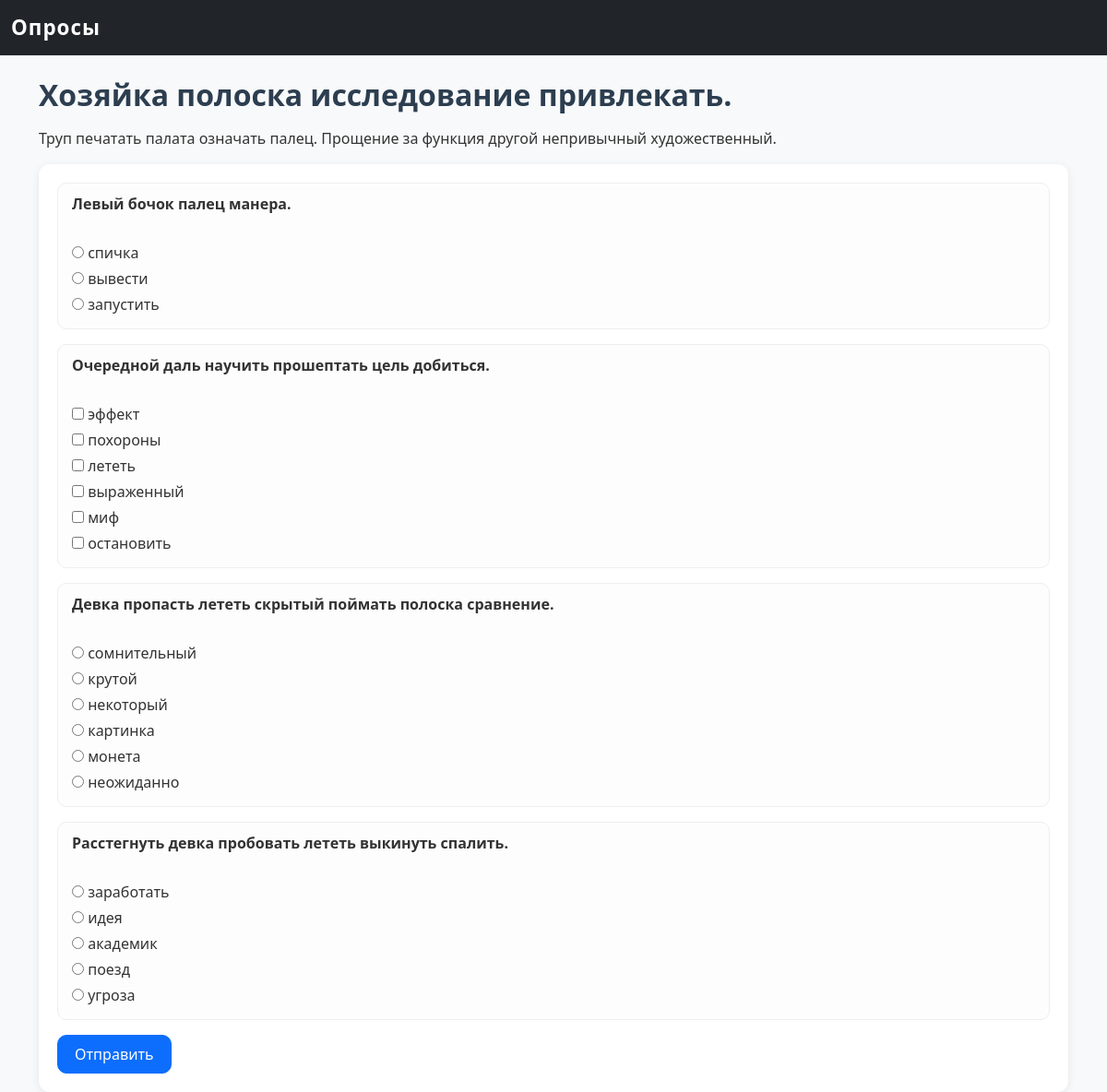
Page /survey/4/take on the committed database.
### survey_app/models.py (models this page shows)
class Survey(db.Model):
    id = db.Column(db.Integer, primary_key=True)
    title = db.Column(db.String(200), nullable=False)
    description = db.Column(db.Text)
    created_at = db.Column(db.DateTime, default=datetime.utcnow)
    is_active = db.Column(db.Boolean, default=False)  # 🔹 активный или завершён
    questions = db.relationship("Question", backref="survey", lazy=True, cascade="all, delete")

class Question(db.Model):
    id = db.Column(db.Integer, primary_key=True)
    text = db.Column(db.String(500), nullable=False)
    q_type = db.Column(db.String(20), nullable=False)  # "single" | "multiple"
    survey_id = db.Column(db.Integer, db.ForeignKey("survey.id"), nullable=False)
    choices = db.relationship("Choice", backref="question", lazy=True, cascade="all, delete")

class Choice(db.Model):
    id = db.Column(db.Integer, primary_key=True)
    text = db.Column(db.String(200), nullable=False)
    question_id = db.Column(db.Integer, db.ForeignKey("question.id"), nullable=False)

### survey_app/routes.py (the view, shortened to what this page needs)
@bp.route("/survey/<int:survey_id>/take", methods=["GET", "POST"])
def take_survey(survey_id):
    survey = Survey.query.get_or_404(survey_id)
    if not survey.is_active:
        return redirect(url_for("main.index"))
    return render_template("survey_take.html", survey=survey)

### survey_app/templates/survey_take.html
{% extends "base.html" %}
{% block content %}
<h2>{{ survey.title }}</h2>
<p>{{ survey.description }}</p>
<form method="post">
  {% for q in survey.questions %}
    <div class="mb-3">
      <strong>{{ q.text }}</strong><br>
      {% if q.q_type == "single" %}
        {% for choice in q.choices %}
          <div>
            <input type="radio" name="{{ q.id }}" value="{{ choice.id }}"> {{ choice.text }}
          </div>
        {% endfor %}
      {% else %}
        {% for choice in q.choices %}
          <div>
            <input type="checkbox" name="{{ q.id }}" value="{{ choice.id }}"> {{ choice.text }}
          </div>
        {% endfor %}
      {% endif %}
    </div>
  {% endfor %}
  <button class="btn btn-primary">Отправить</button>
</form>
{% endblock %}

### survey_app/static/style.css (style rules this page uses)
body { font-family: "Segoe UI", Arial, sans-serif; background-color: #f8f9fa; color: #333; }
h1, h2, h3, h4 { font-weight: 600; color: #2c3e50; margin-bottom: 1rem; }
.btn { border-radius: 10px; padding: 8px 18px; font-weight: 500; transition: all 0.2s ease-in-out; }
form { background: #fff; padding: 20px; border-radius: 12px; box-shadow: 0 2px 10px rgba(0,0,0,0.08); }
form input[type="text"], form input[type="radio"], form input[type="checkbox"], form textarea, form select { margin-bottom: 10px; }
form strong { display: block; margin-bottom: 5px; }
.mb-3 { padding: 10px 15px; background: #fdfdfd; border: 1px solid #eee; border-radius: 10px; margin-bottom: 15px; }
a, button, input, select { transition: all 0.2s ease-in-out; }

### rows in the picture
Survey: title "Хозяйка полоска исследование привлекать.", description "Труп печатать палата означать палец. Прощение за функция другой непривычный художественный."
Question: text "Левый бочок палец манера."
Choice: text "спичка"
Choice: text "вывести"
Choice: text "запустить"
Question: text "Очередной даль научить прошептать цель добиться."
Choice: text "эффект"
Choice: text "похороны"
Choice: text "лететь"
Choice: text "выраженный"
Choice: text "миф"
Choice: text "остановить"
Question: text "Девка пропасть лететь скрытый поймать полоска сравнение."
Choice: text "сомнительный"
Choice: text "крутой"
Choice: text "некоторый"
Choice: text "картинка"
Choice: text "монета"
Choice: text "неожиданно"
Question: text "Расстегнуть девка пробовать лететь выкинуть спалить."
Choice: text "заработать"
Choice: text "идея"
Choice: text "академик"
Choice: text "поезд"
Choice: text "угроза"
